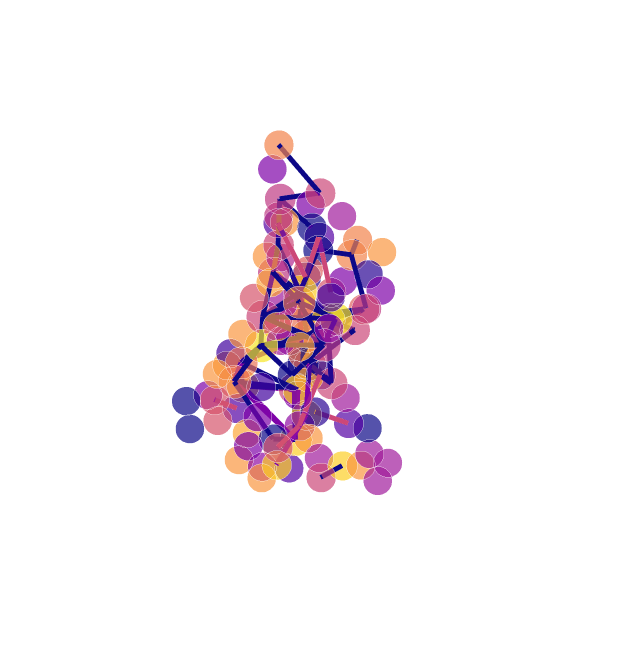

Notebook code for this chart:
### Code cell
from graphein.protein.visualisation import plotly_protein_structure_graph

plotly_protein_structure_graph(g, node_size_multiplier=0.5, colour_nodes_by="residue_name")

### Figure 1 — Plotly figure (JSON) as saved in the notebook; plotly's stock layout.template omitted (floating-point values rounded to 4 significant figures; data arrays with more than 128 entries replaced by an {"elided": "..."} marker saying what was removed)
{"data": [{"hoverinfo": "text+x+y+z", "marker": {"color": {"elided": "96x4 float values"}, "opacity": 0.7, "size": [20, 22.5, 20.5, 20, 20, 20, 20, 20, 22.5, 21, 22.5, 22.5, 23, 23.5, 20.5, 20, 21.5, 20.5, 20, 20, 20, 21.5, 20.5, 21, 22.5, 23, 20.5, 20, 21, 21, 20.5, 20.5, 20, 20, 20, 21, 20, 20, 20, 21, 22.5, 20, 23, 20, 23, 20, 20, 20, 20, 20.5, 20, 22.5, 20, 23.5, 20, 22, 20, 20.5, 20, 20, 21, 20, 21, 20.5, 21, 20.5, 23.5, 22, 20, 22, 21.5, 20.5, 20, 20, 20.5, 20.5, 20, 20, 20, 20, 20, 20.5, 20, 22, 20, 22.5, 20, 20, 20, 20, 20, 21.5, 20, 21.5, 20, 20.5], "symbol": "circle"}, "mode": "markers", "text": ["A:THR:1", "A:TYR:2", "A:ASP:3", "A:THR:4", "A:SER:5", "A:GLU:6", "A:SER:7", "A:ASP:8", "A:TYR:9", "A:TYR:10", "A:LEU:11", "A:PHE:12", "A:TRP:13", "A:TYR:14", "A:LYS:15", "A:GLN:16", "A:PRO:17", "A:PRO:18", "A:SER:19", "A:ARG:20", "A:GLN:21", "A:MET:22", "A:ILE:23", "A:LEU:24", "A:VAL:25", "A:ILE:26", "A:ARG:27", "A:GLN:28", "A:GLU:29", "A:ALA:30", "A:TYR:31", "A:LYS:32", "A:GLN:33", "A:GLN:34", "A:ASN:35", "A:ALA:36", "A:THR:37", "A:GLU:38", "A:ASN:39", "A:ARG:40", "A:PHE:41", "A:SER:42", "A:VAL:43", "A:ASN:44", "A:PHE:45", "A:GLN:46", "A:LYS:47", "A:ALA:48", "A:ALA:49", "A:LYS:50", "A:SER:51", "A:PHE:52", "A:SER:53", "A:LEU:54", "A:LYS:55", "A:ILE:56", "A:SER:57", "A:ASP:58", "A:SER:59", "A:GLN:60", "A:LEU:61", "A:GLY:62", "A:ASP:63", "A:ALA:64", "A:ALA:65", "A:MET:66", "A:TYR:67", "A:PHE:68", "A:CYS:69", "A:ALA:70", "A:TYR:71", "A:ARG:72", "A:SER:73", "A:GLY:74", "A:LEU:75", "A:TYR:76", "A:SER:77", "A:GLY:78", "A:GLY:79", "A:GLY:80", "A:ALA:81", "A:ASP:82", "A:GLY:83", "A:LEU:84", "A:THR:85", "A:PHE:86", "A:GLY:87", "A:LYS:88", "A:GLY:89", "A:THR:90", "A:HIS:91", "A:LEU:92", "A:ILE:93", "A:ILE:94", "A:GLN:95", "A:PRO:96"], "type": "scatter3d", "x": [6.099, 5.143, 6.327, 7.161, 9.921, 8.716, 10.96, 8.007, 5.191, 3.315, 2.894, 0.196, -1.091, -4.812, -6.781, -10.4, -12.09, -15.45, -17.14, -15.77, -14.36, -10.87, -8.61, -5.177, -2.47, 0.712, 2.107, 5.607, 6.849, 9.365, 11.65, 11.97, 15.15, 13.7, 11.0, 7.658, 6.734, 3.374, 3.085, 3.107, 3.152, 6.336, 7.325, 10.25, 10.66, 13.32, 13.15, 15.8, 14.03, 10.57, 9.542, 7.166, 6.012, 4.08, 5.54, 3.148, 4.95, 2.977, 0.088, -3.366, -6.807, -7.921, -5.308, -7.311, -8.466, -7.945, -4.796, -4.266, -1.188, -1.866, 0.142, -0.262, 1.848, 3.361, 3.205, -0.603, -0.84, -2.493, -6.177, -6.504, -8.616, -5.687, -7.079, -5.301, -4.166, -4.843, -3.12, -5.232, -4.901, -3.918, -6.184, -4.476, -5.801, -4.676, -5.197, -4.937], "y": [-8.833, -6.905, -7.108, -4.167, -2.84, 0.776, 3.389, 5.524, 3.875, 4.018, 1.383, 1.542, -0.182, -0.025, -1.396, -2.541, -2.61, -4.503, -1.285, -2.361, 1.139, 1.128, 3.366, 4.421, 3.484, 4.512, 5.309, 4.791, 6.395, 4.309, 7.376, 8.137, 6.801, 6.97, 4.579, 6.22, 6.525, 7.711, 7.577, 3.835, 2.75, 2.359, 0.501, -1.755, -0.962, -3.043, -1.877, -4.348, -7.32, -5.999, -6.3, -3.962, -4.781, -2.807, -2.521, -1.544, -0.479, -0.65, -2.746, -1.898, -3.639, -0.951, -2.323, -5.599, -5.533, -6.946, -5.319, -4.917, -3.847, -1.887, -0.799, 2.091, 2.881, 6.425, 6.718, 7.292, 10.35, 12.24, 11.1, 7.444, 5.087, 3.758, 1.736, 0.503, -3.13, -4.787, -7.816, -10.68, -9.14, -10.45, -10.7, -9.131, -10.46, -8.722, -10.62, -8.927], "z": [-6.399, -9.562, -13.2, -15.51, -17.81, -17.28, -15.61, -14.36, -12.38, -9.082, -6.383, -3.715, -0.63, 0.083, 3.028, 2.828, 6.27, 6.728, 5.386, 1.905, 1.218, -0.333, 1.808, 0.5, 3.052, 1.203, -2.291, -3.729, -6.957, -8.966, -9.432, -5.662, -4.043, -0.496, 0.707, 1.455, 5.156, 6.575, 10.41, 11.41, 7.716, 5.639, 2.46, 1.705, -2, -3.776, -7.428, -8.728, -7.029, -8.177, -4.501, -2.661, 0.894, 3.525, 7.043, 9.863, 13.06, 16.37, 14.92, 16.36, 16.32, 13.77, 11.29, 10.91, 7.239, 3.749, 2.274, -1.476, -3.375, -6.582, -9.65, -12.14, -15.23, -15.32, -19.16, -19.32, -16.98, -19.97, -20.09, -21.23, -19.03, -16.94, -14.04, -10.91, -11.28, -7.898, -6.391, -4.899, -1.404, 2.063, 5.132, 8.169, 11.5, 14.73, 18.01, 21.48]}, {"hoverinfo": "text", "line": {"color": {"elided": "225x4 float values"}, "width": 10}, "mode": "lines", "text": {"elided": "225 str values"}, "type": "scatter3d", "x": {"elided": "225 float values"}, "y": {"elided": "225 float values"}, "z": {"elided": "225 float values"}}], "layout": {"height": 650, "margin": {"t": 100}, "scene": {"xaxis": {"showbackground": false, "showgrid": false, "showline": false, "showticklabels": false, "title": {"text": ""}, "zeroline": false}, "yaxis": {"showbackground": false, "showgrid": false, "showline": false, "showticklabels": false, "title": {"text": ""}, "zeroline": false}, "zaxis": {"showbackground": false, "showgrid": false, "showline": false, "showticklabels": false, "title": {"text": ""}, "zeroline": false}}, "showlegend": false, "width": 620}}
